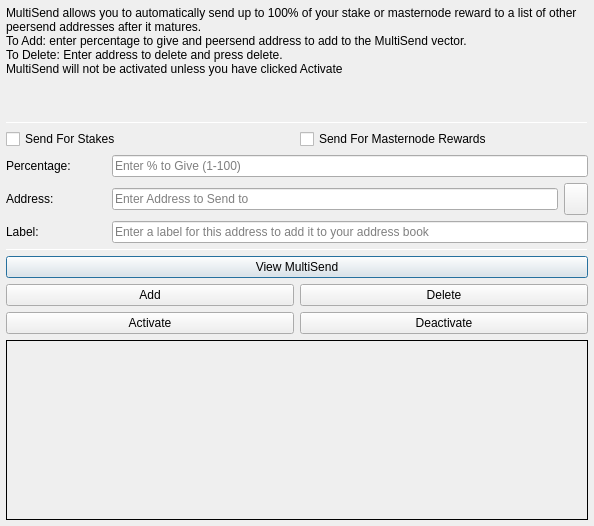
<?xml version="1.0" encoding="UTF-8"?>
<ui version="4.0">
 <class>MultiSendDialog</class>
 <widget class="QDialog" name="MultiSendDialog">
  <property name="windowModality">
   <enum>Qt::NonModal</enum>
  </property>
  <property name="geometry">
   <rect>
    <x>0</x>
    <y>0</y>
    <width>594</width>
    <height>526</height>
   </rect>
  </property>
  <property name="windowTitle">
   <string>MultiSend</string>
  </property>
  <layout class="QVBoxLayout" name="verticalLayout" stretch="0">
   <property name="leftMargin">
    <number>6</number>
   </property>
   <property name="topMargin">
    <number>6</number>
   </property>
   <property name="rightMargin">
    <number>6</number>
   </property>
   <property name="bottomMargin">
    <number>6</number>
   </property>
   <item>
    <layout class="QVBoxLayout" name="verticalLayout_Main" stretch="1,1,1,0,1,1,1">
     <item>
      <widget class="QLabel" name="label_2">
       <property name="lineWidth">
        <number>1</number>
       </property>
       <property name="text">
        <string>MultiSend allows you to automatically send up to 100% of your stake or masternode reward to a list of other peersend addresses after it matures.
To Add: enter percentage to give and peersend address to add to the MultiSend vector.
To Delete: Enter address to delete and press delete.
MultiSend will not be activated unless you have clicked Activate</string>
       </property>
       <property name="alignment">
        <set>Qt::AlignLeading|Qt::AlignLeft|Qt::AlignTop</set>
       </property>
       <property name="wordWrap">
        <bool>true</bool>
       </property>
      </widget>
     </item>
     <item>
      <widget class="Line" name="line">
       <property name="minimumSize">
        <size>
         <width>0</width>
         <height>1</height>
        </size>
       </property>
       <property name="maximumSize">
        <size>
         <width>16777215</width>
         <height>1</height>
        </size>
       </property>
       <property name="orientation">
        <enum>Qt::Horizontal</enum>
       </property>
      </widget>
     </item>
     <item>
      <layout class="QVBoxLayout" name="verticalLayout_Settings">
       <item>
        <layout class="QHBoxLayout" name="horizontalLayout">
         <item>
          <widget class="QCheckBox" name="multiSendStakeCheckBox">
           <property name="text">
            <string>Send For Stakes</string>
           </property>
          </widget>
         </item>
         <item>
          <widget class="QCheckBox" name="multiSendMasternodeCheckBox">
           <property name="text">
            <string>Send For Masternode Rewards</string>
           </property>
          </widget>
         </item>
        </layout>
       </item>
       <item>
        <layout class="QHBoxLayout" name="horizontalLayout_6">
         <item>
          <widget class="QLabel" name="label">
           <property name="minimumSize">
            <size>
             <width>100</width>
             <height>0</height>
            </size>
           </property>
           <property name="toolTip">
            <string>Percentage of stake to send</string>
           </property>
           <property name="text">
            <string>Percentage:</string>
           </property>
          </widget>
         </item>
         <item>
          <widget class="QLineEdit" name="multiSendPercentEdit">
           <property name="toolTip">
            <string>Enter whole numbers 1 - 100</string>
           </property>
           <property name="placeholderText">
            <string>Enter % to Give (1-100)</string>
           </property>
          </widget>
         </item>
        </layout>
       </item>
       <item>
        <layout class="QHBoxLayout" name="horizontalLayout_7">
         <item>
          <widget class="QLabel" name="label_5">
           <property name="minimumSize">
            <size>
             <width>100</width>
             <height>0</height>
            </size>
           </property>
           <property name="toolTip">
            <string>Address to send portion of stake to</string>
           </property>
           <property name="text">
            <string>Address:</string>
           </property>
          </widget>
         </item>
         <item>
          <widget class="QLineEdit" name="multiSendAddressEdit">
           <property name="toolTip">
            <string/>
           </property>
           <property name="placeholderText">
            <string>Enter Address to Send to</string>
           </property>
          </widget>
         </item>
         <item>
          <widget class="QToolButton" name="addressBookButton">
           <property name="maximumSize">
            <size>
             <width>16777215</width>
             <height>32</height>
            </size>
           </property>
           <property name="toolTip">
            <string>Choose an address from the address book</string>
           </property>
           <property name="text">
            <string/>
           </property>
           <property name="icon">
            <iconset resource="../peersend.qrc">
             <normaloff>:/icons/address-book</normaloff>:/icons/address-book</iconset>
           </property>
           <property name="shortcut">
            <string>Alt+A</string>
           </property>
          </widget>
         </item>
        </layout>
       </item>
      </layout>
     </item>
     <item>
      <layout class="QHBoxLayout" name="horizontalLayout_3">
       <item>
        <widget class="QLabel" name="label_3">
         <property name="minimumSize">
          <size>
           <width>100</width>
           <height>0</height>
          </size>
         </property>
         <property name="text">
          <string>Label:</string>
         </property>
        </widget>
       </item>
       <item>
        <widget class="QLineEdit" name="labelAddressLabelEdit">
         <property name="placeholderText">
          <string>Enter a label for this address to add it to your address book</string>
         </property>
        </widget>
       </item>
      </layout>
     </item>
     <item>
      <widget class="Line" name="line_2">
       <property name="minimumSize">
        <size>
         <width>0</width>
         <height>1</height>
        </size>
       </property>
       <property name="maximumSize">
        <size>
         <width>16777215</width>
         <height>1</height>
        </size>
       </property>
       <property name="orientation">
        <enum>Qt::Horizontal</enum>
       </property>
      </widget>
     </item>
     <item>
      <layout class="QVBoxLayout" name="verticalLayout_Buttons">
       <item>
        <layout class="QHBoxLayout" name="horizontalLayout_4">
         <item>
          <widget class="QPushButton" name="viewButton">
           <property name="toolTip">
            <string/>
           </property>
           <property name="statusTip">
            <string>View MultiSend Vector</string>
           </property>
           <property name="text">
            <string>View MultiSend</string>
           </property>
          </widget>
         </item>
        </layout>
       </item>
       <item>
        <layout class="QHBoxLayout" name="horizontalLayout_2">
         <item>
          <widget class="QPushButton" name="addButton">
           <property name="toolTip">
            <string/>
           </property>
           <property name="statusTip">
            <string>Add to MultiSend Vector</string>
           </property>
           <property name="text">
            <string>Add</string>
           </property>
          </widget>
         </item>
         <item>
          <widget class="QPushButton" name="deleteButton">
           <property name="toolTip">
            <string/>
           </property>
           <property name="statusTip">
            <string>Delete Address From MultiSend Vector</string>
           </property>
           <property name="text">
            <string>Delete</string>
           </property>
          </widget>
         </item>
        </layout>
       </item>
       <item>
        <layout class="QHBoxLayout" name="horizontalLayout_5">
         <item>
          <widget class="QPushButton" name="activateButton">
           <property name="statusTip">
            <string>Activate MultiSend</string>
           </property>
           <property name="text">
            <string>Activate</string>
           </property>
          </widget>
         </item>
         <item>
          <widget class="QPushButton" name="disableButton">
           <property name="statusTip">
            <string>Deactivate MultiSend</string>
           </property>
           <property name="text">
            <string>Deactivate</string>
           </property>
          </widget>
         </item>
        </layout>
       </item>
      </layout>
     </item>
     <item>
      <widget class="QLabel" name="message">
       <property name="minimumSize">
        <size>
         <width>0</width>
         <height>180</height>
        </size>
       </property>
       <property name="frameShape">
        <enum>QFrame::Panel</enum>
       </property>
       <property name="frameShadow">
        <enum>QFrame::Plain</enum>
       </property>
       <property name="lineWidth">
        <number>1</number>
       </property>
       <property name="midLineWidth">
        <number>1</number>
       </property>
       <property name="text">
        <string/>
       </property>
       <property name="alignment">
        <set>Qt::AlignLeading|Qt::AlignLeft|Qt::AlignTop</set>
       </property>
       <property name="wordWrap">
        <bool>true</bool>
       </property>
      </widget>
     </item>
    </layout>
   </item>
  </layout>
 </widget>
 <resources>
  <include location="../peersend.qrc"/>
 </resources>
 <connections/>
</ui>
